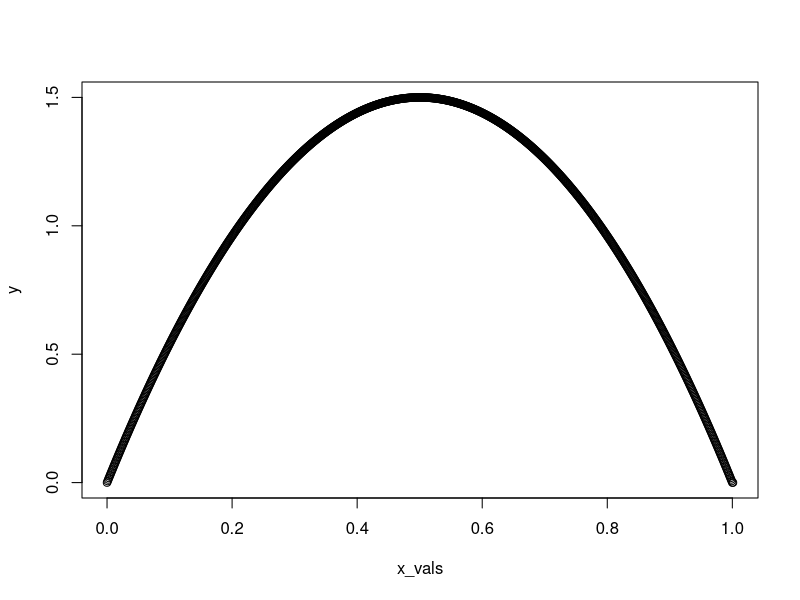
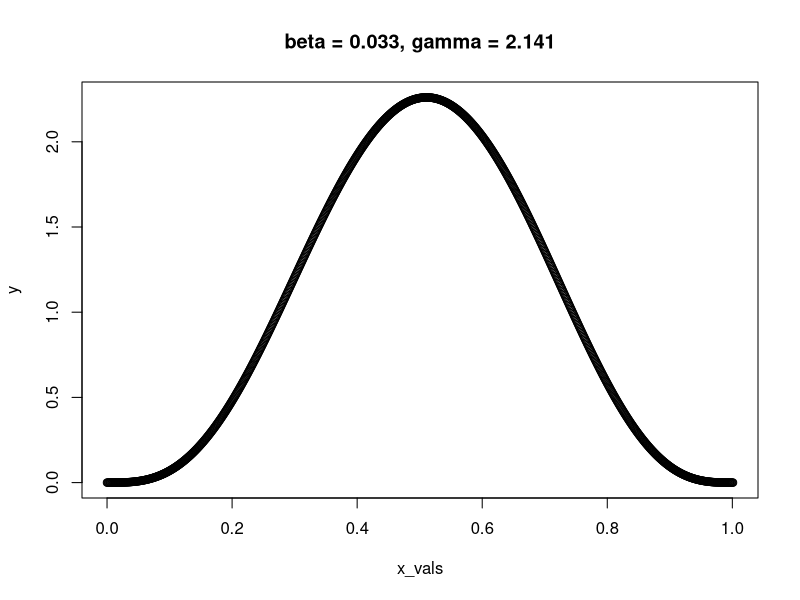
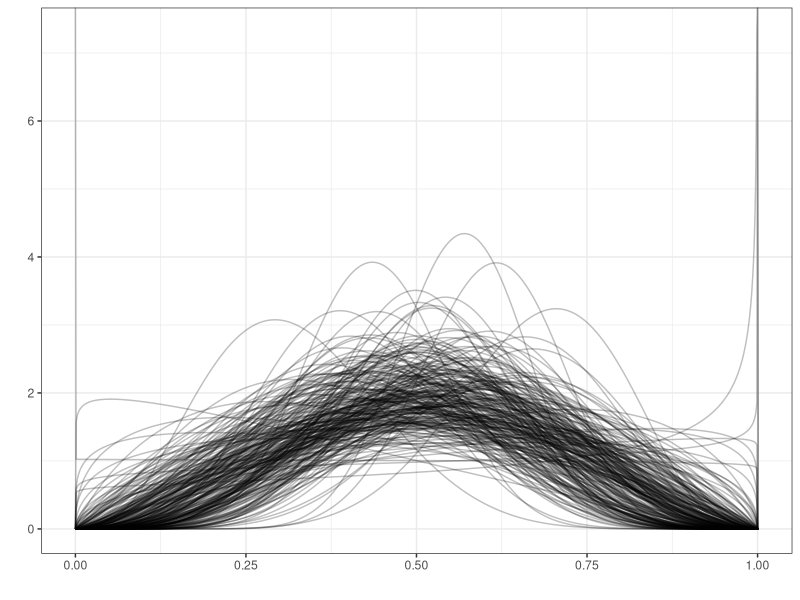
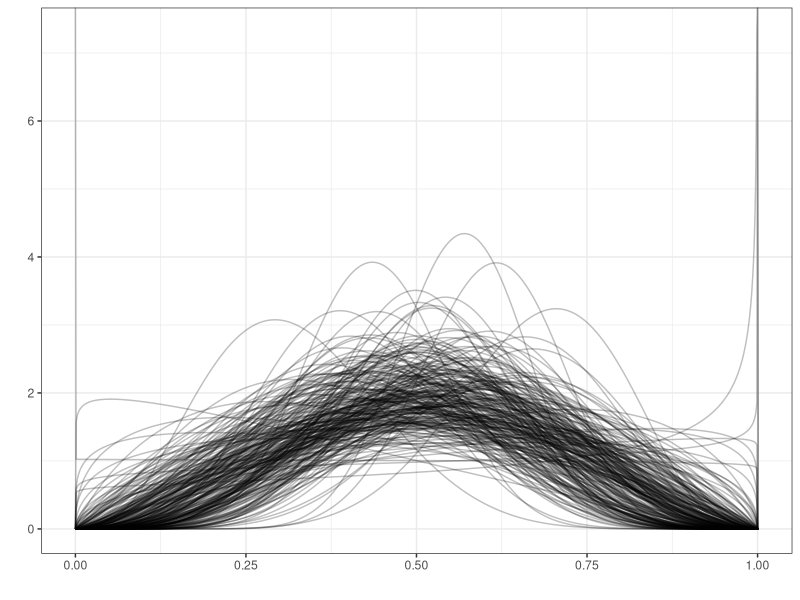

Source code (R) for these figures, in order:
#### Check some priors ####
#### library #### 
library(tidyverse)

# quick example
x_vals <- seq(0,1.001,0.001)
y <- dbeta(x_vals, 2, 2)
plot(x_vals, y)

# try another way
# here's our priors
beta <- rnorm(1, mean = 0, sd = 0.25)
gamma <- rnorm(1, mean = 2, sd = 0.5) 

# here's the hyperparameters
mu <- plogis(beta)
phi <- exp(gamma)
  
# here's the shape of the distribution
A <- mu * phi
B <- (1 - mu) * phi

y <- dbeta(x_vals, A, B)
plot(x_vals, y,
     main = paste("beta = ", round(beta, digits = 3), ", gamma = ", round(gamma, digits = 3), sep = ""))


# so let's loop to make 250 random ones using values we like 
# just so we can see what other distributions are likely under the
n <- 250 
beta_mu <- 0
beta_sd <- 0.25
gamma_mu <- 2
gamma_sd <- 0.5
x_vals <- seq(0,1.001, 0.001)

# empty frame to add to
priors <- data.frame(iter = numeric(),
                     x_vals = numeric(),
                     y = numeric())
for(ii in 1:n){
  # select from priors
  beta <- rnorm(1, beta_mu, beta_sd)
  gamma <- rnorm(1, gamma_mu, gamma_sd)
  
  # transform
  mu <- plogis(beta)
  phi <- exp(gamma)
  
  # setup distribution
  A <- mu * phi
  B <- (1 - mu) * phi
  
  # get posterior
  y <- dbeta(x_vals, A, B)
  
  # add to frame
  priors <- rbind(priors, data.frame(iter = ii,
                                     x_vals = x_vals,
                                     y = y))
}

# plot this 
priors %>% 
  ggplot(aes(x_vals, y, group = iter)) + 
  geom_line(alpha = 0.25) + 
  theme_bw() -> priors_plt
priors_plt$labels$x <- ""
priors_plt$labels$y <- ""
priors_plt

ggsave("../Figures/priors_plt.png",
       height = 3.5,
       width = 5.6)
